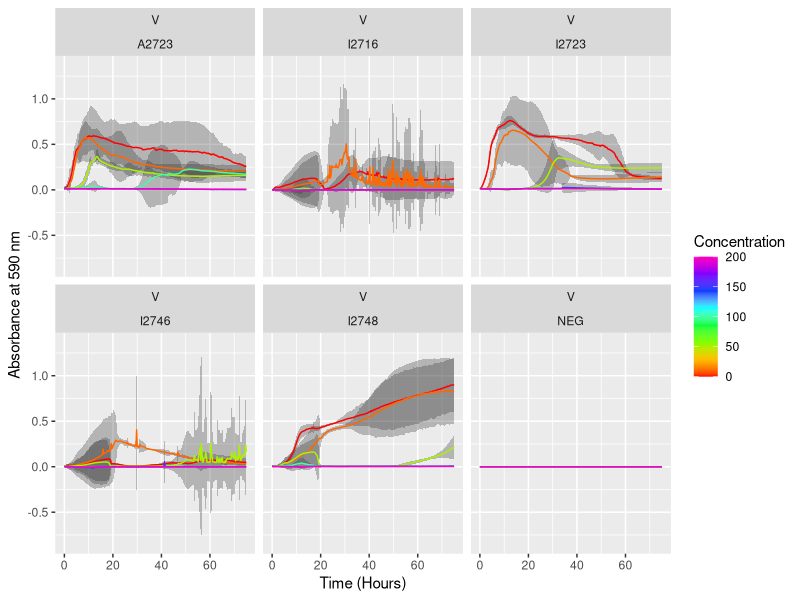

Reproduce this figure in R.
library(reshape2)
library(dplyr)
library(ggplot2)

# Read in the raw data and the platemap. You may need to first change your
# working directory with the setwd command.
rawdata <- read.table("092215 AsV 72h MIC I2716,23,46,48,A2723.asc.txt")
platemap <- read.csv("20150922_platemap.csv")

#remove time temporarily from dataset
time=rawdata[1]
rawdata=rawdata[,-1]

#define negative controls and subtract from dataset
neg0=data.frame(rawdata[,91])
neg10=data.frame(rawdata[92])
neg50=data.frame(rawdata[93])
neg100=data.frame(rawdata[,94])
neg150=data.frame(rawdata[,95])
neg200=data.frame(rawdata[,96])
neg=data.frame(cbind(neg0,neg10,neg50,neg100,neg150,neg200))
neg=data.frame(rep(neg, 16))
rawdata= rawdata - neg

#add time back to data
rawdata=cbind(time, rawdata)

#add time and well infromation to data (warning message is OK in first line)
labels=read.csv("Time,wells.csv", header=FALSE)
labels=t(labels)
rawdata=t(rawdata)
rawdata=cbind(labels,rawdata)
rawdata=data.frame(rawdata, row.names=TRUE)
rawdata=data.frame(t(rawdata))

#remove s from time column
rawdata$Time=gsub('s', '', rawdata$Time)

# Reshape the data. Instead of rows containing the Time, Temperature,
# and readings for each Well, rows will contain the Time, Temperature, a
# Well ID, and the reading at that Well.
reshaped <- melt(rawdata, id="Time", variable.name="Well",
                 value.name="OD590")

# Add information about the experiment from the plate map. For each Well
# defined in both the reshaped data and the platemap, each resulting row
# will contain the absorbance measurement as well as the additional columns
# and values from the platemap.
annotated <- inner_join(reshaped, platemap, by="Well")

# Save the annotated data as a CSV for storing, sharing, etc.
write.csv(annotated, "20150922_MIC_annotated.csv")

conf_int95 <- function(data) {
  n <- length(data)
  error <- qt(0.975, df=n-1) * sd(data)/sqrt(n)
  return(error)
}

#make OD590 a number
OD590=as.numeric(annotated$OD590)
annotated=cbind(annotated,OD590)
annotated=annotated[,-3]

#make time a number
time=as.numeric(annotated$Time)
annotated2=cbind(annotated,time)
annotated=annotated2[,-1]

# Group the data by the different experimental variables and calculate the
# sample size, average OD600, and 95% confidence limits around the mean
# among the replicates. Also remove all records where the Strain is NA.
stats <- annotated %>%
  group_by(Arsenic, Strain, Concentration, time) %>%
  summarise(N=length(OD590),
            Average=mean(OD590),
            CI95=conf_int95(OD590)) %>%
  filter(!is.na(Strain))

# Plot the average OD600 over time for each strain in each environment
ggplot(data=stats, aes(x=time/3600, y=Average, color=Concentration, group=Concentration)) +
  geom_ribbon(aes(ymin=Average-CI95, ymax=Average+CI95, color=Concentration),
              color=NA, alpha=0.3) +
  geom_line(aes(color=Concentration)) +
  scale_color_gradientn(colours=rainbow(8)) +
  facet_wrap(Arsenic~Strain) +
  labs(x="Time (Hours)", y="Absorbance at 590 nm")
